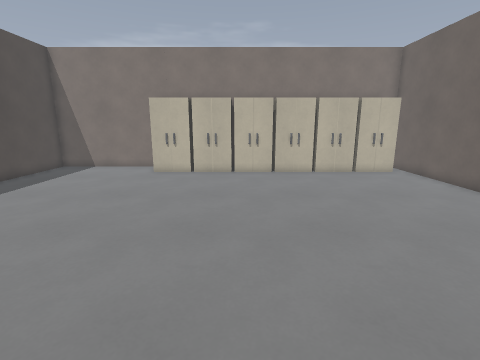
[1] (above)

21 first-person views from a walk through a level from a Godot 3-D game. The camera is 1.5 m above the floor, tilts 12° down and sees 85° across. Doors that lead somewhere are drawn open, without their leaves. The floor is counted in squares, 0.5 m on a side. Each view is taken from the middle of a square. On the plan, view 1 faces up. The plan holds only what a view shows up to about 19 squares ahead; the rest is blank. The place goes on beyond the plan.

[2]
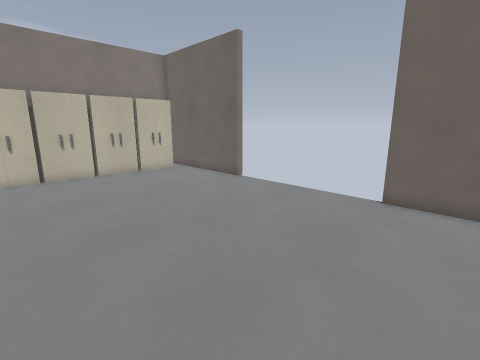

[3]
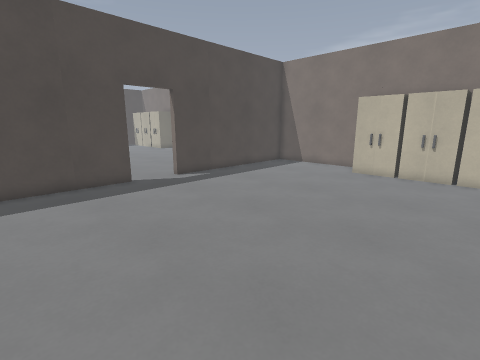

[4]
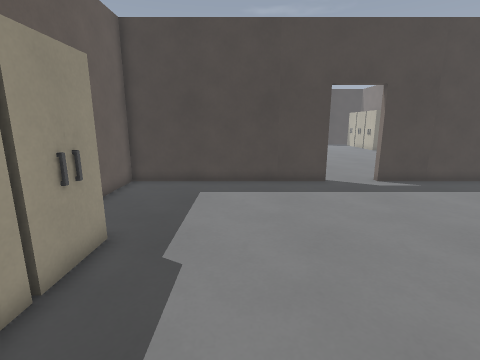

[5]
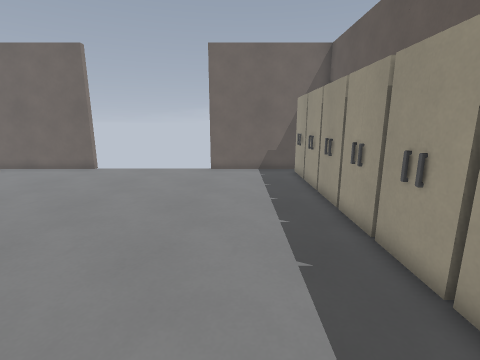

[6]
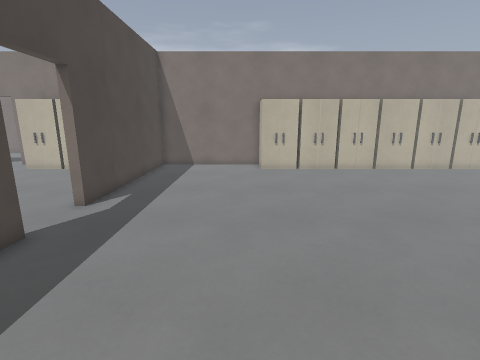

[7]
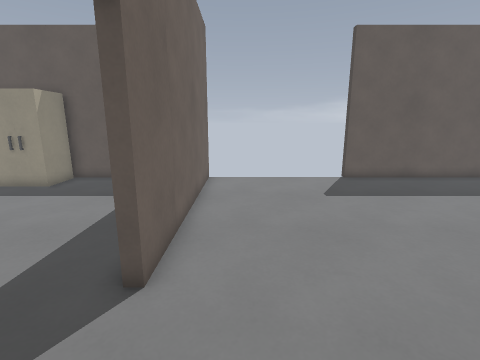

[8]
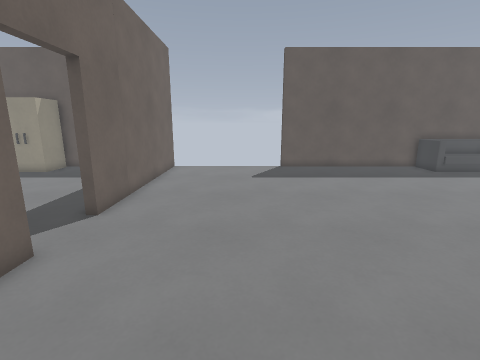

[9]
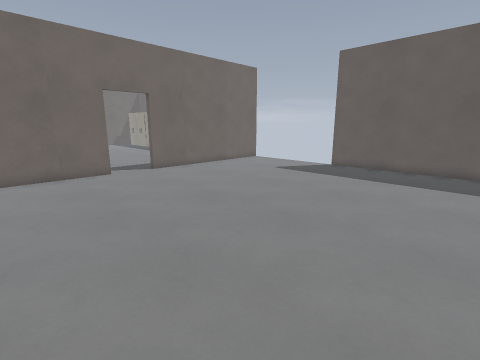

[10]
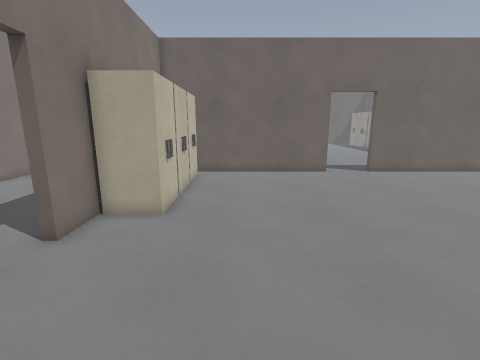

[11]
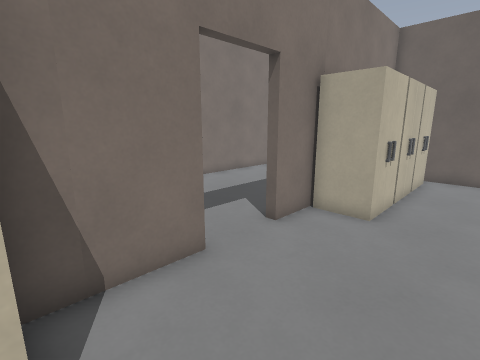

[12]
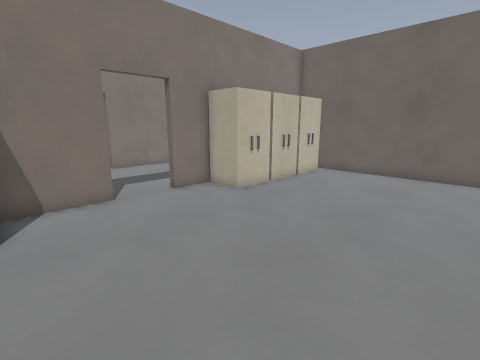

[13]
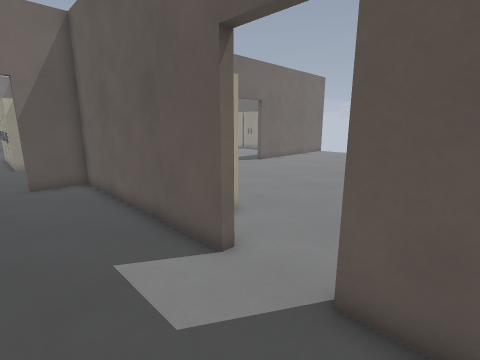

[14]
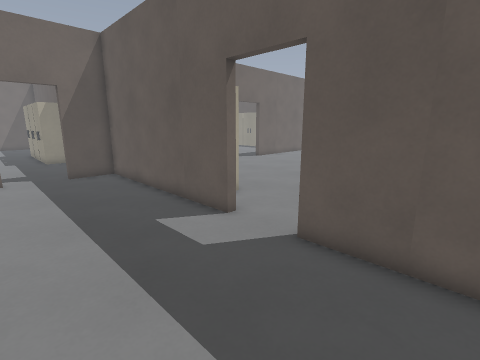

[15]
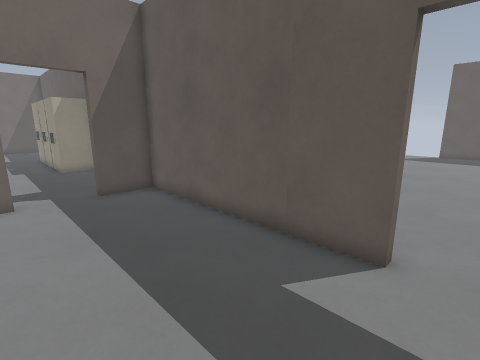

[16]
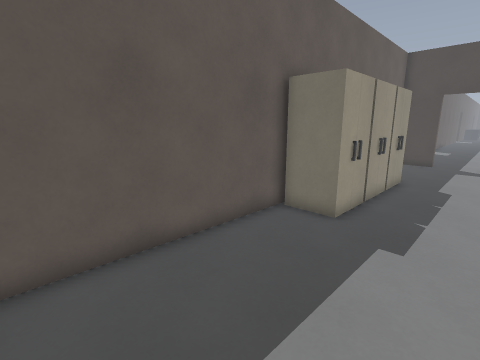

[17]
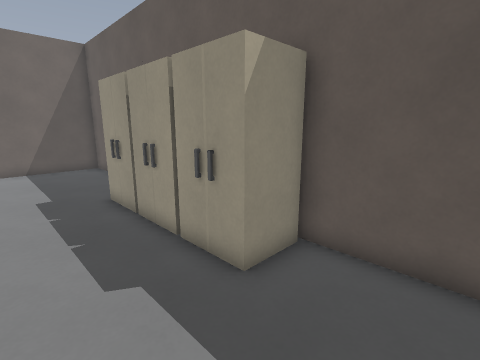

[18]
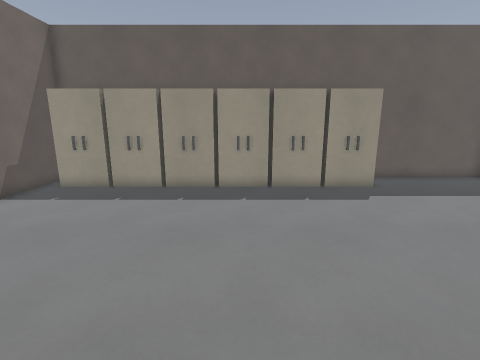

[19]
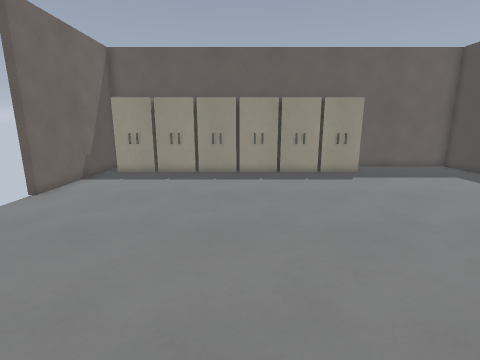

[20]
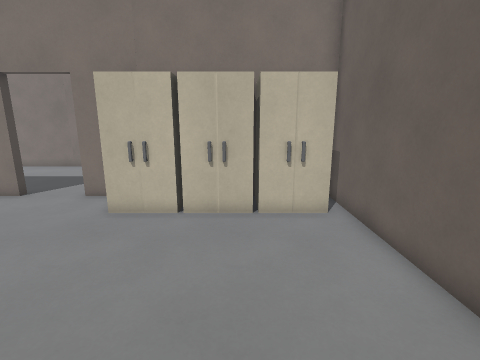

[21]
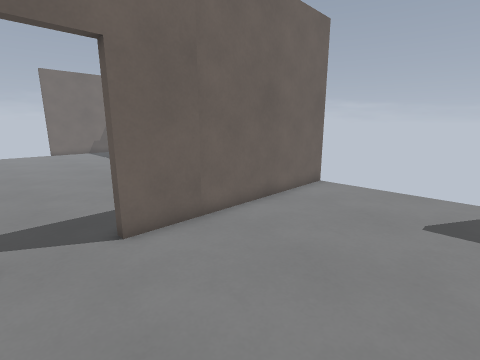

### Floor plan
Points are (right, up) in squares from view 1. A wall is a line through its corners. A room is listed if a view was taken in it or the views show most of it. See-through windows are left out.
Room 1 (views 1, 2, 3, 4, 5, 6, 18, 19)
walls: (-12.8, 5.6) (-12.8, -4.8) (-5.4, -4.8); (10.8, 11) (10.8, 18.4); (-6.2, 18.8) (-12.8, 18.8) (-12.8, 8.4); (10.8, -4.6) (10.8, 3)
ways out: opening at (-13, 7) to room 2; open door at (11, 7)
objects: locker (-6, -4) to (-4, -3); locker (-6, 17) to (-4, 18); locker (-3, -4) to (-1, -3); locker (-3, 17) to (-1, 18); locker (0, -3) to (2, -3); locker (0, 17) to (2, 17); locker (3, -3) to (4, -3); locker (3, 17) to (4, 17); locker (5, -4) to (7, -3); locker (5, 17) to (7, 17); locker (8, -4) to (10, -3); locker (8, 17) to (10, 18)
Room 2 (views 7, 8, 9, 10, 11, 12, 13, 14, 15, 20, 21)
walls: (-21.2, 18.8) (-23.6, 18.8) (-23.6, 19.2) (-13.2, 19.2) (-13.2, 21.6) (-12.8, 21.6); (-12.8, 8.4) (-13.2, 8.4) (-13.2, 18.9); (-30.1, 19.2) (-26.4, 19.2) (-26.4, 18.8) (-30, 18.8); (-30.5, -4.8) (-21, -4.8); (-13.2, -5.1) (-13.2, 5.6) (-12.8, 5.6)
ways out: opening at (-13, 7) to room 1; opening at (-13, 23.5) to room 3; open door at (-17, -5)
objects: locker (-30, 17) to (-30, 18); locker (-22, 17) to (-20, 18); locker (-19, 17) to (-17, 17); locker (-16, 17) to (-14, 18)
Room 3 (views 16, 17)
walls: (1.6, 19.2) (10.8, 19.2) (10.8, 24.4); (-9.1, 19.2) (-5.4, 19.2); (-12.8, 21.6) (-12.8, 20.2)
ways out: opening at (-13, 23.5) to room 2
objects: locker (-6, 20) to (-4, 21); locker (-3, 21) to (-1, 21); locker (0, 20) to (2, 21)

Positions as (right, up) in squares from view 1, and headings:
1: (0, 0), facing up
2: (0, 0), facing up-right
3: (1, 0), facing up-left
4: (1, 1), facing left
5: (-7, 1), facing right
6: (-7, -1), facing up
7: (-15, 10), facing down
8: (-18, 14), facing down
9: (-30, 14), facing down-right
10: (-30, 14), facing right
11: (-30, 14), facing up-right
12: (-30, 8), facing up-right
13: (-28, 23), facing down-right
14: (-30, 25), facing down-right
15: (-25, 25), facing down-right
16: (10, 25), facing down-left
17: (-9, 25), facing down-right
18: (1, 10), facing down
19: (2, 14), facing down
20: (-17, 8), facing up
21: (-20, 8), facing down-right
